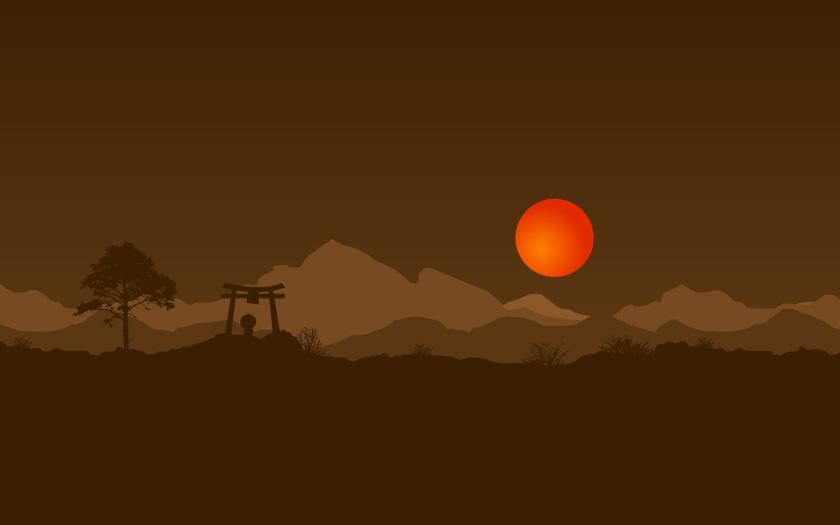
#> input picture img/japan_sun.jpg, 1680 x 1050 px (shown at 1/2 size)
$ python filter_framework.py
#> lines starting #> are read from the running program, lines starting #| are printed output that depends on the picture
'''
A little framework to make
kernel testing simple.

Comman line:
    python filter_framework.py <path_to_image>

Usage:
    Write square matrix of numbers.
    Press 'Apply'. That's it!
    It's possible to apply normalization
    for an inputed matrix, so that
    sum of all the values in that matrix
    will be equal to 1.
    ! Matrix must have odd size.
'''

import cv2
import imutils
import numpy as np
from tkinter import Tk, Text, Button, END,  Checkbutton, IntVar
import argparse


class FilterFramework:
    '''
    With use of this class (framework)
    it's convinient to test different
    kinds of kernels.
    '''
    # TODO: provide ability to save and load kernels

    def __init__(self, image):
        # we same initial image
        # so we can reapply new filters
        self.__initial_image = image
        self.image = image

        # GUI section
        self.gui_root = Tk()

        # here user type the kernel
        self.text_area = Text(self.gui_root)
        self.text_area.pack()

        self.apply_button = Button(self.gui_root, text='Apply',
                                   command=self.__apply_filter)
        self.apply_button.pack()

        # if flag is on then we
        # try to normalize the
        # image so that sum of
        # numbers in array is equal to 1
        self.flag_normalize = IntVar()
        self.button_normalize = Checkbutton(
            self.gui_root, text='Normalize', variable=self.flag_normalize)
        self.button_normalize.pack()

    # [43 lines left out: functions __apply_filter, update, not called in this run]

    def main_loop(self):
        '''
        Updating Tk and cv2 gui
        '''
        while True:
            cv2.imshow('Image', self.image)
            self.gui_root.update()
            if cv2.waitKey(20) == ord('q'):
                break
        self.gui_root.destroy()


if __name__ == "__main__":
    # get path to image
    # from arguments
    parser = argparse.ArgumentParser()
    parser.add_argument('-i', '--image', dest='path_to_image',
                        help='path to image to apply filtering on')
    args = parser.parse_args()
    path_to_image = args.path_to_image
    if path_to_image is None:
        print('[INFO] Path to image is missed. Using default...')
        path_to_image = 'img/japan_sun.jpg'

    # load image and check
    # if it's loaded correctly
    image = cv2.imread(path_to_image)
#> image is the input picture: shape (1050, 1680, 3); mean B, G, R 9, 41.5, 73.6
    if image is None:
        print('[INFO] Invalid path.')
        exit(-1)

    # Convert to gray and resize
    image = cv2.cvtColor(image, cv2.COLOR_BGR2GRAY)
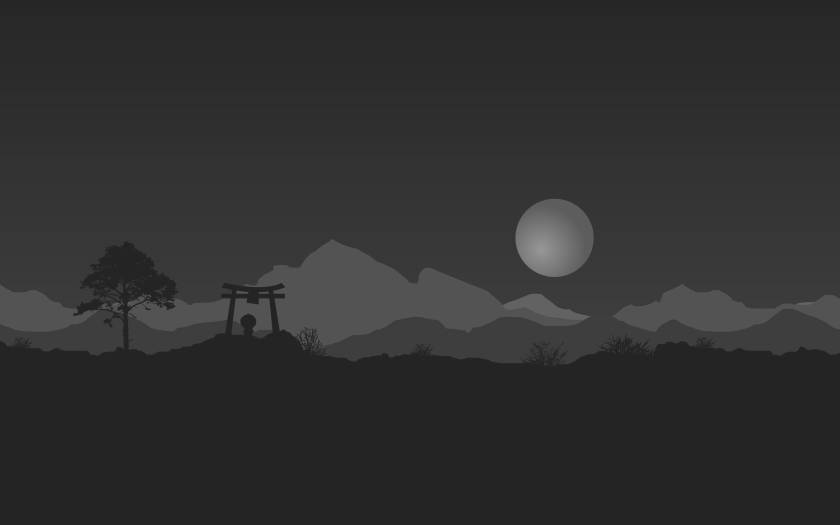
#> image: shape (1050, 1680) (shown at 1/2 size); min 28, max 151, mean 47.5
    image = imutils.resize(image, width=600)
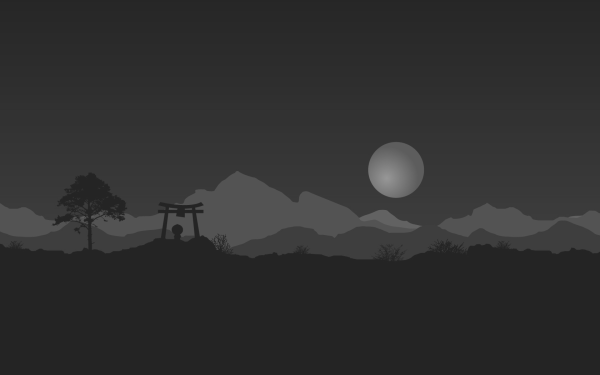
#> image: shape (375, 600); min 35, max 150, mean 47.5

    # Run the framework
    ff = FilterFramework(image)
    ff.main_loop()
#> (key q is pressed here)
